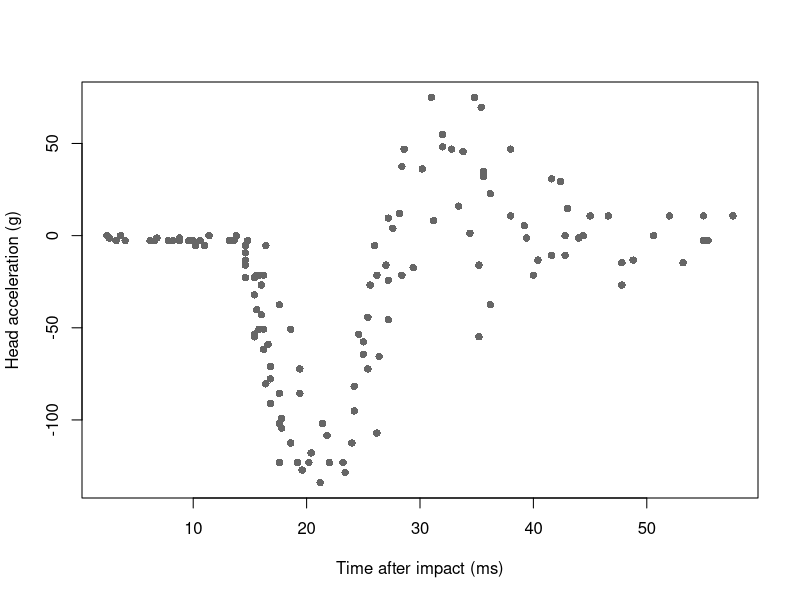
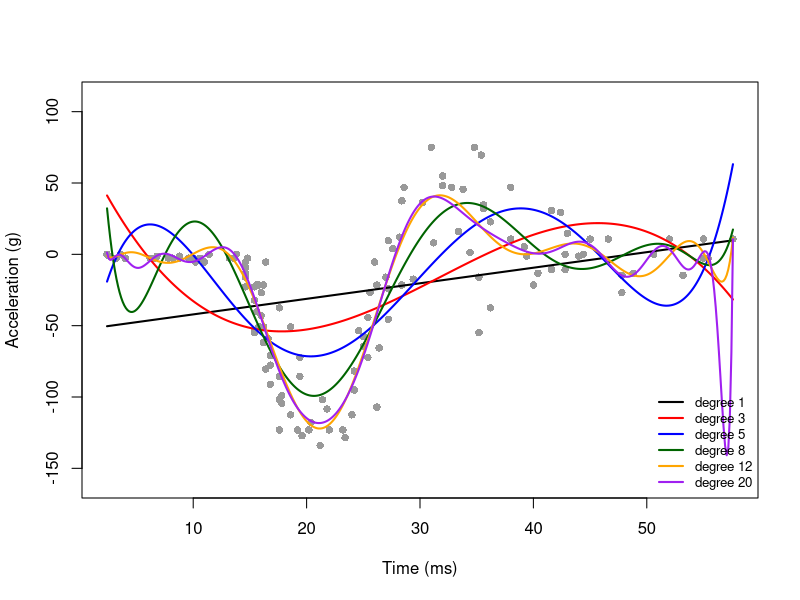

R code for these plots, in order:
#' ---
#' title: "Session 20 — Polynomial regression on the motorcycle data"
#' subtitle: "Statistical Modelling (BAM), Spring 2027"
#' author: "Prof. Dae-Jin Lee (daelee@faculty.ie.edu)"
#' output: html_document
#' ---
#' 

#' 
#' The running dataset for Sessions 20–22 is `MASS::mcycle`: head acceleration
#' (`accel`, in g) of a crash-test dummy measured at `times` milliseconds after a
#' simulated motorcycle impact (Silverman, 1985). There are $n = 133$ observations
#' at only 94 distinct times, so some $x$ values are tied.
#' 
## ----data---------------------------------------------------------------------
library(MASS)
data(mcycle)
x <- mcycle$times
y <- mcycle$accel
n <- length(y)
c(n = n, distinct_times = length(unique(x)))
plot(accel ~ times, data = mcycle, pch = 16, col = "grey40",
     xlab = "Time after impact (ms)", ylab = "Head acceleration (g)")

#' 
#' ## 1. Global polynomial fits of increasing degree
#' 
#' A polynomial of degree $q$ is still a linear model,
#' $y_i = \beta_0 + \beta_1 x_i + \dots + \beta_q x_i^q + \varepsilon_i$,
#' with $q+1$ columns in the design matrix.
#' 
## ----degrees------------------------------------------------------------------
degrees <- c(1, 3, 5, 8, 12, 20)
fits <- lapply(degrees, function(q) lm(accel ~ poly(times, q), data = mcycle))
data.frame(degree = degrees,
           RSS = sapply(fits, function(f) round(sum(resid(f)^2))),
           R2 = sapply(fits, function(f) round(summary(f)$r.squared, 3)),
           AIC = sapply(fits, function(f) round(AIC(f), 1)))

#' 
#' The residual sum of squares keeps falling with the degree, but the curves
#' oscillate near the ends of the data, where a polynomial has no neighbours on one
#' side to hold it down.
#' 
## ----degree-plot--------------------------------------------------------------
grid <- data.frame(times = seq(min(x), max(x), length.out = 400))
plot(accel ~ times, data = mcycle, pch = 16, col = "grey60",
     ylim = c(-160, 110), xlab = "Time (ms)", ylab = "Acceleration (g)")
cols <- c("black", "red", "blue", "darkgreen", "orange", "purple")
for (k in seq_along(degrees)) {
  lines(grid$times, predict(fits[[k]], grid), col = cols[k], lwd = 2)
}
legend("bottomright", legend = paste("degree", degrees), col = cols,
       lwd = 2, bty = "n", cex = 0.8)

#' 
#' ## 2. Raw powers are ill-conditioned
#' 
#' The condition number $\kappa(X)$ of the raw design $[1, x, \dots, x^q]$ grows
#' explosively with $q$. With $q = 15$, `lm()` silently drops columns.
#' 
## ----conditioning-------------------------------------------------------------
kappa_raw <- sapply(c(3, 5, 8, 10, 12), function(q) kappa(outer(x, 0:q, `^`), exact = TRUE))
signif(kappa_raw, 3)
fit_raw15 <- lm(accel ~ poly(times, 15, raw = TRUE), data = mcycle)
sum(is.na(coef(fit_raw15)))   # coefficients lm() could not estimate

#' 
#' ## 3. Orthogonal polynomials with `poly()`
#' 
#' `poly(x, q)` returns columns $Q_1, \dots, Q_q$ that are polynomials of degree
#' $1, \dots, q$ in $x$, have mean zero and are mutually orthogonal with unit
#' norm: $Q^\top Q = I_q$. Because they have mean zero, they are also
#' uncorrelated. They are **not** statistically independent random variables:
#' $Q_2$ is a deterministic function of $Q_1$.
#' 
## ----orthogonal---------------------------------------------------------------
Q <- poly(x, 3)
round(crossprod(Q), 12)     # identity: orthonormal columns
round(colMeans(Q), 12)      # mean zero, so also uncorrelated

#' 
#' ## 4. From orthogonal to raw coefficients: an exact conversion
#' 
#' Each column of $[1, Q]$ is a polynomial of degree at most 3, so
#' $[1, Q] = X_{\text{raw}} A$ for an upper-triangular $4 \times 4$ matrix $A$.
#' Then $[1, Q]\gamma = X_{\text{raw}} (A\gamma)$, and the raw coefficients are
#' exactly $\beta = A\gamma$. No refitting on a grid is needed.
#' 
## ----convert------------------------------------------------------------------
Xraw <- cbind(1, x, x^2, x^3)
A <- solve(crossprod(Xraw), crossprod(Xraw, cbind(1, Q)))  # solves Xraw A = [1, Q]
max(abs(Xraw %*% A - cbind(1, Q)))                           # zero up to rounding
fit_orth <- lm(y ~ poly(x, 3))
fit_raw  <- lm(y ~ poly(x, 3, raw = TRUE))
cbind(converted = drop(A %*% coef(fit_orth)), raw_fit = coef(fit_raw))
max(abs(fitted(fit_orth) - fitted(fit_raw)))                 # same fitted curve

#' 
#' ## 5. Choosing the degree by 5-fold cross-validation
#' 
#' The data are sorted by time. Folds must be **shuffled**: contiguous folds on
#' sorted $x$ ask the model to extrapolate over a whole block of time.
#' 
## ----cv-degree----------------------------------------------------------------
set.seed(2027)
folds <- sample(rep(1:5, length.out = n))
cv_degree <- function(q, folds) {
  sse <- 0
  for (k in unique(folds)) {
    train <- folds != k
    m <- lm(accel ~ poly(times, q), data = mcycle[train, ])
    sse <- sse + sum((mcycle$accel[!train] - predict(m, mcycle[!train, ]))^2)
  }
  sse / n
}
cv <- sapply(1:15, cv_degree, folds = folds)
round(cv, 1)
which.min(cv)

#' 
#' Even the best polynomial leaves structured residuals: the fit is global, so the
#' flat stretch before 14 ms and the sharp dip at about 20 ms compete for the same
#' coefficients. Local methods (next file) remove this coupling.
